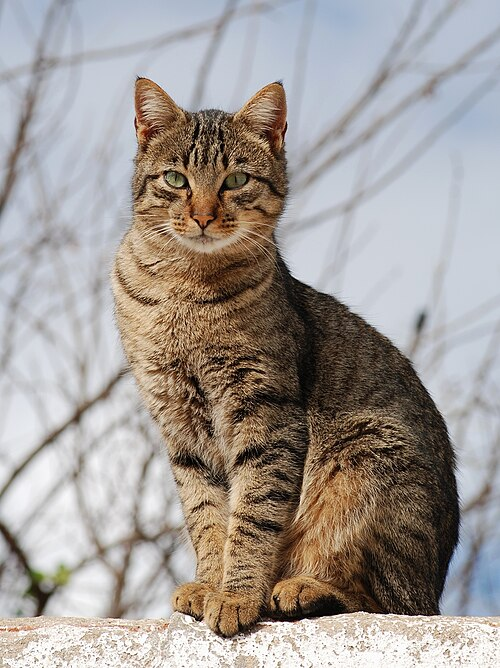
#> input picture lab02/cat.jpg, 500 x 668 px
$ python image_filter.py   (older library calls are emulated)
#> lines starting #> are read from the running program, lines starting #| are printed output that depends on the picture; after the words box and inside, x2 and y2 are one past the last pixel; in counts of white or black regions, pixels touching at a corner belong together
import cv2
import numpy as np
from pathlib import Path

image_path = Path(__file__).with_name('cat.jpg')
img = cv2.imread(str(image_path))
#> img is the input picture: shape (668, 500, 3); mean B, G, R 150.3, 154.7, 161.7
if img is None:
	raise FileNotFoundError(f'無法讀取影像檔案：{image_path}')
print(img.shape)
#| (668, 500, 3)

kernel = np.ones((5, 5), np.float32) / 25

dst = cv2.filter2D(img, -1, kernel)
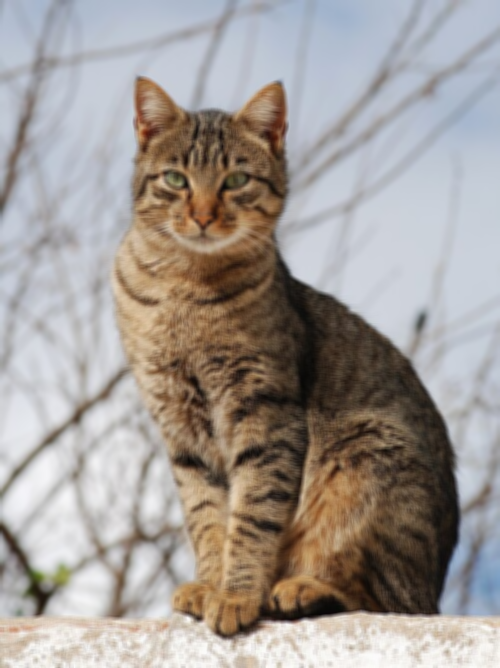
#> dst: shape (668, 500, 3); mean B, G, R 150.3, 154.7, 161.7

# 均值濾波
dst = cv2.blur(img, (5, 5))

# 高斯濾波，針對高斯雜訊
dst = cv2.GaussianBlur(img, (5, 5), sigmaX=1)

# 中值濾波，針對胡椒雜訊
dst = cv2.medianBlur(img, 5)

# 雙邊濾波
dst = cv2.bilateralFilter(img, 7, 20, 50)

# Sobel
# y方向的邊緣
dst_y = cv2.Sobel(img, cv2.CV_64F, 1, 0, ksize=5)
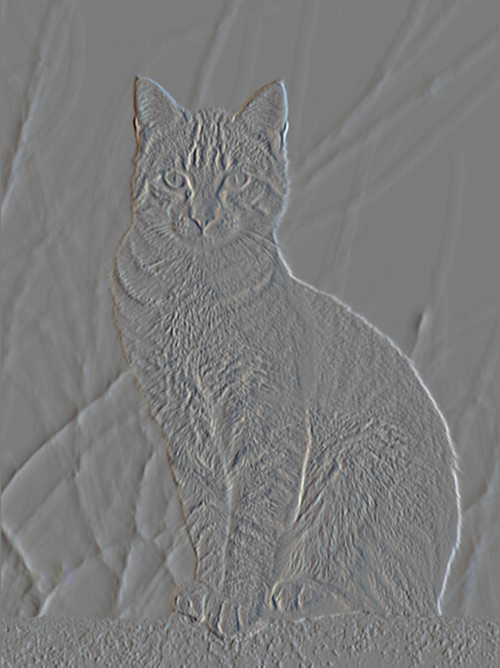
#> dst_y: shape (668, 500, 3) float64; mean B, G, R 3.7, 1.7, 0; drawn with min black and max white
# x方向的邊緣
dst_x = cv2.Sobel(img, cv2.CV_64F, 0, 1, ksize=5)
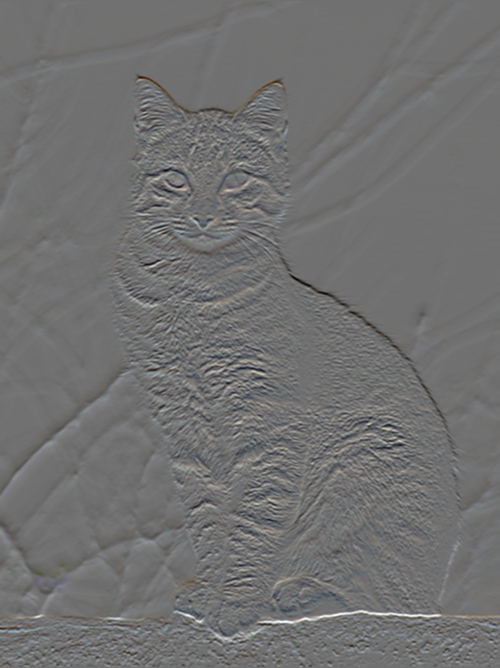
#> dst_x: shape (668, 500, 3) float64; mean B, G, R 5.2, 9.6, 12.6; drawn with min black and max white
dst = dst_x + dst_y
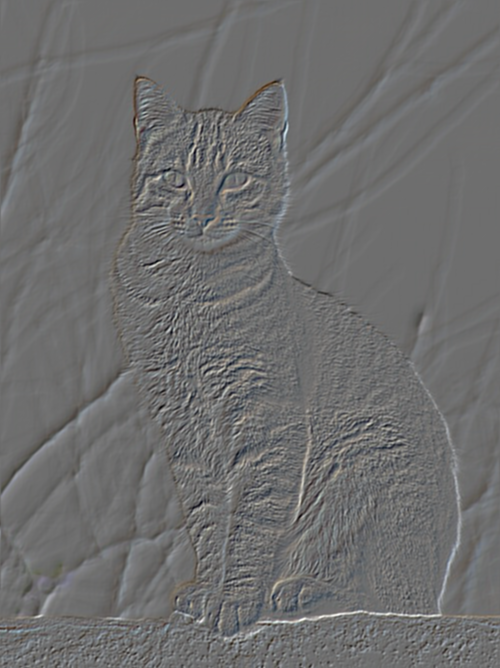
#> dst: shape (668, 500, 3) float64; mean B, G, R 8.9, 11.2, 12.5; drawn with min black and max white
dst = cv2.add(dst_x, dst_y)

# Scharr
dst_y = cv2.Scharr(img, cv2.CV_64F, 1, 0)
dst_x = cv2.Scharr(img, cv2.CV_64F, 0, 1)
dst = cv2.add(dst_x, dst_y)

# 拉普拉斯 可以同時計算兩個方向的梯度
dst = cv2.Laplacian(img, cv2.CV_64F, ksize=5)
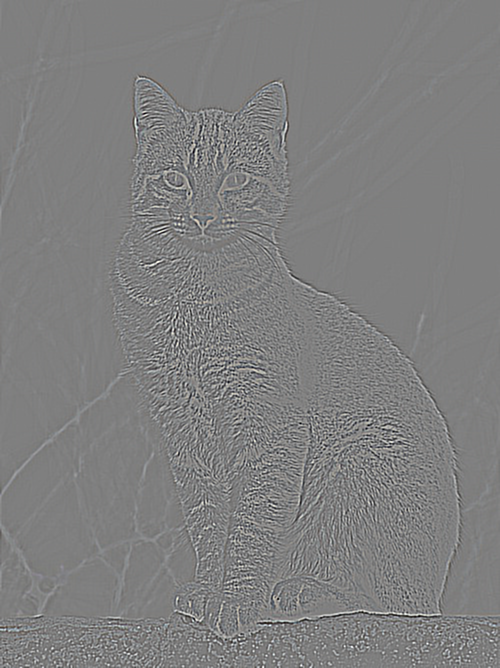
#> dst: shape (668, 500, 3) float64; mean B, G, R -0.1, -0.1, -0.1; drawn with min black and max white

# Canny 邊緣檢測終極大法
dst = cv2.Canny(img, 100, 200)
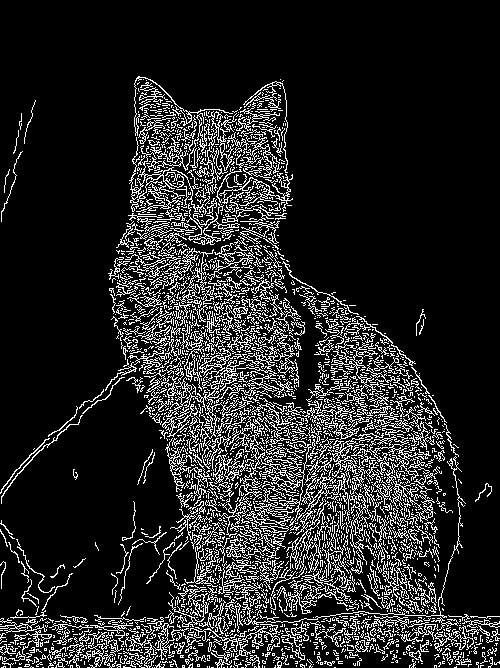
#> dst: shape (668, 500); 14.7% white in thin lines or dots, all inside (x1, y1, x2, y2) = (0, 76, 500, 668)
print(dst.shape)
#| (668, 500)

cv2.imshow('dst', dst)
cv2.imshow('img', img)
cv2.waitKey(0)
